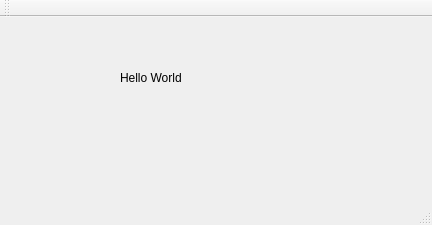
<?xml version="1.0" encoding="UTF-8"?>
<ui version="4.0">
 <class>Test1_2AClass</class>
 <widget class="QMainWindow" name="Test1_2AClass">
  <property name="geometry">
   <rect>
    <x>0</x>
    <y>0</y>
    <width>432</width>
    <height>225</height>
   </rect>
  </property>
  <property name="windowTitle">
   <string>Test1_2A</string>
  </property>
  <widget class="QWidget" name="centralWidget">
   <widget class="QLabel" name="label">
    <property name="geometry">
     <rect>
      <x>120</x>
      <y>50</y>
      <width>71</width>
      <height>21</height>
     </rect>
    </property>
    <property name="text">
     <string>Hello World</string>
    </property>
   </widget>
  </widget>
  <widget class="QMenuBar" name="menuBar">
   <property name="geometry">
    <rect>
     <x>0</x>
     <y>0</y>
     <width>432</width>
     <height>18</height>
    </rect>
   </property>
  </widget>
  <widget class="QToolBar" name="mainToolBar">
   <attribute name="toolBarArea">
    <enum>TopToolBarArea</enum>
   </attribute>
   <attribute name="toolBarBreak">
    <bool>false</bool>
   </attribute>
  </widget>
  <widget class="QStatusBar" name="statusBar"/>
 </widget>
 <layoutdefault spacing="6" margin="11"/>
 <resources>
  <include location="Test1_2A.qrc"/>
 </resources>
 <connections/>
</ui>
